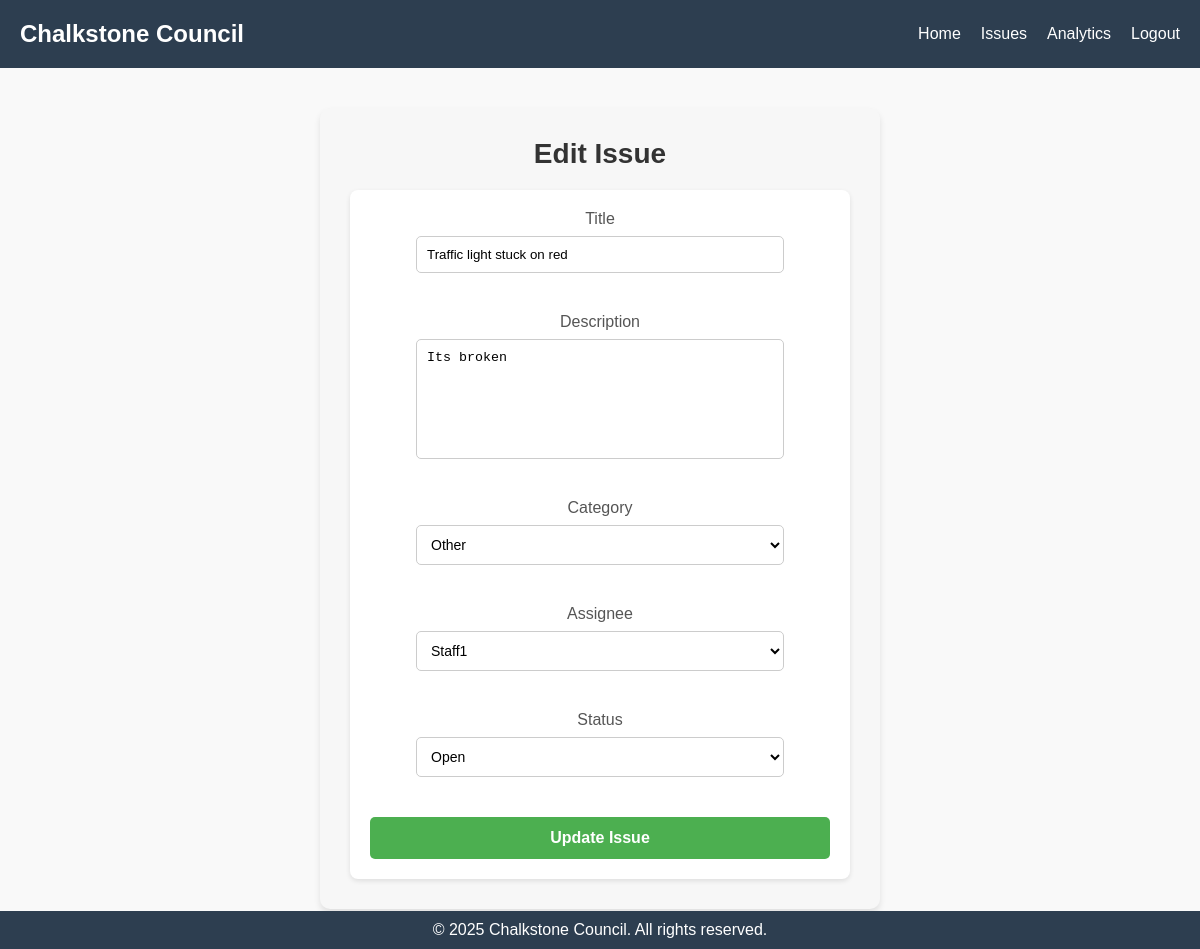
The page /issues/41/edit/ (signed in) on the database its author committed.
### issues/models.py (models this page shows, shortened)
class Issue(models.Model):
    title = models.CharField(max_length=100)  # Title of the issue
    description = models.TextField()  # Detailed description of the issue
    reporter = models.ForeignKey(
        settings.AUTH_USER_MODEL, on_delete=models.SET_NULL,
        null=True, blank=True, related_name='reported_issues'
    )  # User who reported the issue
    assignee = models.ForeignKey(
        settings.AUTH_USER_MODEL, on_delete=models.SET_NULL,
        null=True, blank=True, related_name='assigned_issues'
    )  # User who is assigned to resolve the issue
    status = models.CharField(max_length=20, choices=STATUS_CHOICES, default='Open')  # Current status of the issue
    category = models.CharField(max_length=20, choices=CATEGORY_CHOICES, default='Other')  # Category of the issue
    created_at = models.DateTimeField(auto_now_add=True)  # Timestamp when the issue was created
    updated_at = models.DateTimeField(auto_now=True)  # Timestamp when the issue was last updated
    class Meta:
        ordering = ['-created_at']  # Order issues by creation date (newest first)

### issues/views.py (the view)
# urls.py: path('<int:pk>/edit/', views.issue_edit, name='issue_edit'),  # Page to edit an issue
@login_required
def issue_edit(request, pk):
    issue = get_object_or_404(Issue, pk=pk)
    if not (request.user.is_staff or issue.reporter == request.user):
        return redirect('issue_detail', pk=issue.pk)
    if request.method == 'POST':
        if request.user.is_staff:
            form = StaffIssueForm(request.POST, instance=issue)
        else:
            form = UserIssueForm(request.POST, instance=issue)  # Regular users can only change title/description
        if form.is_valid():
            form.save()
            return redirect('issue_list')  # Redirecting to the issue list page after update
    else:
        if request.user.is_staff:
            form = StaffIssueForm(instance=issue)
        else:
            form = UserIssueForm(instance=issue)
    return render(request, 'issues/issue_edit.html', {'form': form, 'issue': issue})

### issues/forms.py
class StaffIssueForm(forms.ModelForm):
    class Meta:
        model = Issue
        fields = ['title', 'description', 'assignee', 'status', 'category']  # Staff can assign and change status
    assignee = forms.ModelChoiceField(
        queryset=User.objects.filter(is_staff=True),  # Staff users only, set dynamically in the view
        required=False,
        empty_label="Select Assignee"
    )

### issues/templates/issues/issue_edit.html (shortened to what this page needs)
{% extends "issues/base.html" %}
{% block content %}
  <div class="form-container">
    <h2>Edit Issue</h2>
    <form method="POST" class="issue-form">
      <div class="form-group">
        <label for="id_title">Title</label>
        {{ form.title }}
      </div>
      <div class="form-group">
        <label for="id_description">Description</label>
        {{ form.description }}
      </div>
      <div class="form-group">
        <label for="id_category">Category</label>
        {{ form.category }}
      </div>
      {% if form.assignee %}
        <div class="form-group">
          <label for="id_assignee">Assignee</label>
          {{ form.assignee }}
        </div>
      {% endif %}
      {% if form.status %}
        <div class="form-group">
          <label for="id_status">Status</label>
          {{ form.status }}
        </div>
      {% endif %}
      <button type="submit" class="btn-submit">Update Issue</button>
    </form>
  </div>
{% endblock %}

### issues/static/issues/style.css (style rules this page uses)
* { margin: 0; padding: 0; box-sizing: border-box; }
body { font-family: Arial, sans-serif; background-color: #f9f9f9; }
select { padding: 5px; border: 1px solid #ccc; border-radius: 4px; background-color: #fff; font-size: 14px; }
.form-container { width: 50%; margin: 0 auto; padding: 30px; background-color: #f7f7f7; border-radius: 10px; box-shadow: 0px 4px 6px rgba(0, 0, 0, 0.1); text-align: center; }
.form-container h2 { font-size: 28px; margin-bottom: 20px; color: #333; }
.issue-form { display: flex; flex-direction: column; gap: 20px; }
.form-group { display: flex; flex-direction: column; align-items: center; }
.form-group label { font-size: 16px; margin-bottom: 8px; color: #555; }
.form-group input, .form-group textarea, .form-group select { width: 80%; padding: 10px; margin-bottom: 20px; border: 1px solid #ccc; border-radius: 5px; }
.form-group textarea { height: 120px; resize: none; }
.btn-submit { padding: 12px 30px; background-color: #4CAF50; border: none; color: white; font-size: 16px; font-weight: bold; border-radius: 5px; cursor: pointer; transition: background-color 0.3s; }
form { margin-top: 20px; padding: 20px; background-color: #fff; border-radius: 8px; box-shadow: 0px 2px 5px rgba(0, 0, 0, 0.1); }
form textarea { width: 100%; height: 120px; padding: 10px; margin-bottom: 20px; border-radius: 5px; border: 1px solid #ccc; }
form button { background-color: #28a745; color: white; padding: 10px 20px; border: none; border-radius: 5px; font-size: 1.1em; cursor: pointer; transition: background-color 0.3s ease; }

### rows shown on the page
Issue: title "Traffic light stuck on red", description "Its broken", category "Other", assignee "Staff1", status "Open"
